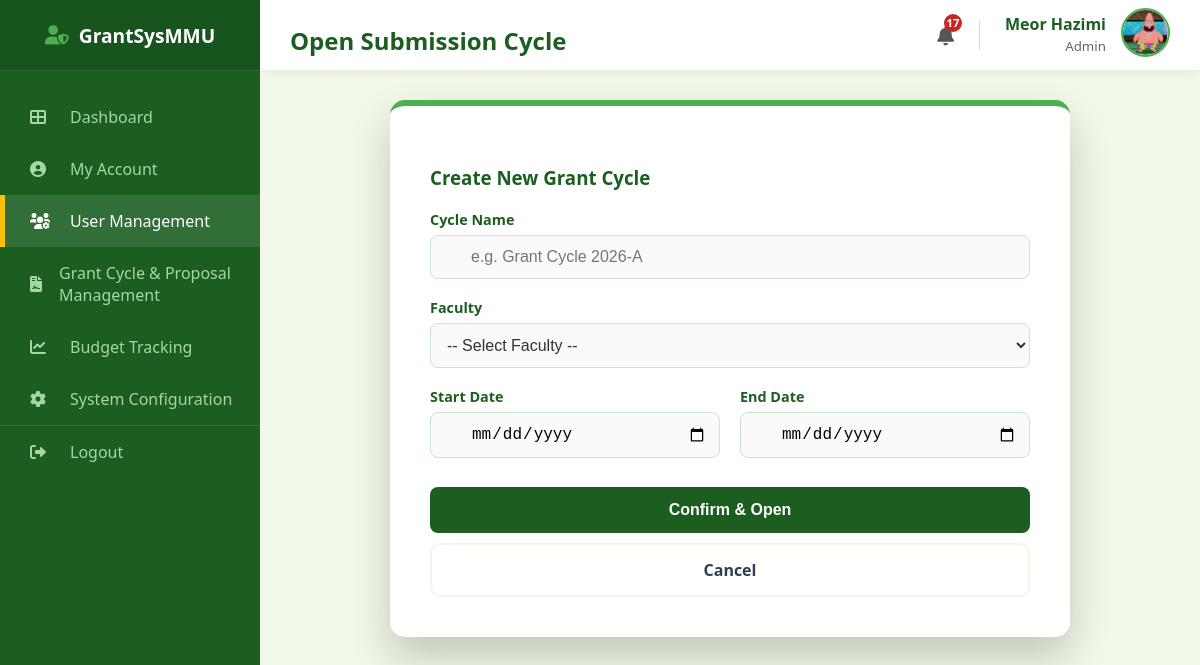
Screenshot of /admin/proposals/open (signed in) with the database file from the repository.
### models.py (models this page shows, shortened)
class User(db.Model):
    __tablename__ = "user"
    mmu_id = db.Column(db.String(15), primary_key=True)
    name = db.Column(db.String(150), nullable=False)
    email = db.Column(db.String(100), unique=True, nullable=False)
    password = db.Column(db.String(100), nullable=False)
    faculty = db.Column(db.String(100), nullable=False)
    user_role = db.Column(db.String(25), nullable=False)
    profile_image = db.Column(db.String(20), nullable=False, default="default.jpg")
    phone_number = db.Column(db.String(20), nullable=True)
    admin_profile = db.relationship(
        "Admin", backref="user_info", uselist=False, cascade="all, delete-orphan"
    )
    researcher_profile = db.relationship(
        "Researcher", backref="user_info", uselist=False, cascade="all, delete-orphan"
    )
    reviewer_profile = db.relationship(
        "Reviewer", backref="user_info", uselist=False, cascade="all, delete-orphan"
    )
    hod_profile = db.relationship(
        "HOD", backref="user_info", uselist=False, cascade="all, delete-orphan"
    )

### routes/admin_routes.py (the view, shortened to what this page needs)
@admin_bp.route("/admin/proposals/open", methods=["GET", "POST"])
def admin_open_cycle():
    if session.get("role") != "Admin":
        return redirect(url_for("admin.admin_login"))
    return render_template(
        "admin_open_cycle.html",
        user=User.query.get(session["user_id"]),
        faculties=Faculty.query.all(),
    )

### main.py (called while the page is built)
@app.context_processor
def inject_notifications():
    if "user_id" in session:
        unread = Notification.query.filter_by(recipient_id=session["user_id"], is_read=False).count()
        return dict(unread_notifications=unread)
    return dict(unread_notifications=0)

### templates/admin_open_cycle.html (shortened to what this page needs)
<!DOCTYPE html>
<html lang="en">
<head>
    <link rel="stylesheet" type="text/css" href="{{ url_for('static', filename='style.css') }}">
    <link rel="stylesheet" href="https://cdnjs.cloudflare.com/ajax/libs/font-awesome/6.0.0/css/all.min.css">
</head>
<body>
    <div class="dashboard-container">
        <div class="sidebar">
            <div class="sidebar-header"><i class="fas fa-user-shield"
                    style="margin-right: 10px; color: var(--secondary-color);"></i> GrantSysMMU</div>
            <ul class="sidebar-menu">
                <li><a href="{{ url_for('admin.admin_dashboard') }}"><i class="fas fa-th-large"></i> Dashboard</a></li>
                <li><a href="{{ url_for('admin.admin_profile') }}"><i class="fas fa-user-circle"></i> My
                        Account</a></li>
                <li class="active"><a href="{{ url_for('admin.admin_user_management') }}"><i class="fas fa-users-cog"></i>
                        User Management</a>
                </li>
                <li><a href="{{ url_for('admin.admin_proposal_management') }}"><i class="fas fa-file-contract"></i> Grant
                        Cycle & Proposal Management</a></li>
                <li><a href="{{ url_for('admin.admin_budget_tracking') }}"><i class="fas fa-chart-line"></i> Budget
                        Tracking</a></li>
                <li><a href="{{ url_for('admin.admin_system_data') }}"><i class="fas fa-cog"></i> System Configuration</a>
                </li>
                <li style="margin-top: auto; border-top: 1px solid rgba(255,255,255,0.1);">
                    <a href="{{ url_for('auth.logout') }}"><i class="fas fa-sign-out-alt"></i> Logout</a>
                </li>
            </ul>
        </div>
        <div class="main-content">
            <div class="top-bar">
                <h2>Open Submission Cycle</h2>
                <div style="display: flex; align-items: center; gap: 25px;">
                    <a href="{{ url_for('auth.view_notifications') }}"
                        style="position: relative; color: #555; font-size: 1.2rem; text-decoration: none;">
                        <i class="fas fa-bell"></i>
                        {% if unread_notifications > 0 %}
                        <span
                            style="position: absolute; top: -8px; right: -8px; background: #c62828; color: white; border-radius: 50%; width: 18px; height: 18px; font-size: 0.7rem; display: flex; align-items: center; justify-content: center; font-weight: bold;">
                            {{ unread_notifications }}
                        </span>
                        {% endif %}
                    </a>
                    <div style="display: flex; align-items: center; gap: 15px;">
                        <div style="text-align: right; line-height: 1.3;">
                            <span style="display: block; font-weight: bold; color: #1b5e20;">{{ user.name }}</span>
                            <small style="color: #666;">Admin</small>
                        </div>
                        <a href="{{ url_for('admin.admin_profile') }}">
                            <img src="{{ url_for('static', filename='profile_pics/' + user.profile_image) }}"
                                alt="Profile"
                                style="width: 45px; height: 45px; border-radius: 50%; object-fit: cover; border: 2px solid #4caf50;">
                        </a>
                    </div>
                </div>
            </div>
            <div class="content-wrapper">
                <div class="login-card" style="max-width: 600px; margin: 0 auto; text-align: left;">
                    <h3 style="color: #1b5e20; margin-bottom: 20px;">Create New Grant Cycle</h3>
                    <form method="POST">
                        <div class="form-group">
                            <label>Cycle Name</label>
                            <input type="text" name="cycle_name" placeholder="e.g. Grant Cycle 2026-A" required>
                        </div>
                        <div class="form-group">
                            <label>Faculty</label>
                            <select name="faculty"
                                style="width: 100%; padding: 12px; border: 1px solid #c8e6c9; border-radius: 8px; background: #fafafa; font-size: 1rem; color: #333;"
                                required>
                                <option value="">-- Select Faculty --</option>
                            </select>
                        </div>
                        <div style="display: grid; grid-template-columns: 1fr 1fr; gap: 20px;">
                            <div class="form-group">
                                <label>Start Date</label>
                                <input type="date" name="start_date" required>
                            </div>
                            <div class="form-group">
                                <label>End Date</label>
                                <input type="date" name="end_date" required>
                            </div>
                        </div>
                        <button type="submit" class="btn-primary">Confirm & Open</button>
                        <a href="{{ url_for('admin.admin_proposal_management') }}" class="btn-outline"
                            style="margin-top: 10px; width: 100%; box-sizing: border-box; text-align: center; display: block; padding: 14px;">Cancel</a>
                    </form>
                </div>
            </div>
        </div>
    </div>
</body>
</html>

### static/style.css (style rules this page uses)
:root { --primary-color: #1b5e20; --secondary-color: #4caf50; --accent-color: #ffc107; --bg-light: #f1f8e9; --white: #ffffff; --text-dark: #2c3e50; --text-muted: #607d8b; --sidebar-width: 260px; --shadow: 0 4px 6px rgba(0, 0, 0, 0.1); }
body { font-family: 'Segoe UI', 'Roboto', Helvetica, Arial, sans-serif; margin: 0; padding: 0; background-color: var(--bg-light); color: var(--text-dark); }
.dashboard-container { display: flex; min-height: 100vh; }
.sidebar { width: var(--sidebar-width); background-color: var(--primary-color); color: white; display: flex; flex-direction: column; position: fixed; height: 100%; z-index: 100; }
.sidebar-header { height: 70px; display: flex; align-items: center; justify-content: center; background-color: rgba(0, 0, 0, 0.1); font-size: 1.2rem; font-weight: bold; border-bottom: 1px solid rgba(255, 255, 255, 0.1); }
.sidebar-menu { list-style: none; padding: 0; margin: 20px 0; }
.sidebar-menu li a { display: flex; align-items: center; padding: 15px 25px; color: #a5d6a7; text-decoration: none; transition: 0.3s; border-left: 5px solid transparent; }
.sidebar-menu li a:hover, .sidebar-menu li.active a { background-color: rgba(255, 255, 255, 0.1); color: white; border-left-color: var(--accent-color); }
.sidebar-menu li a i { width: 30px; margin-right: 10px; }
.main-content { margin-left: var(--sidebar-width); width: calc(100% - var(--sidebar-width)); background-color: var(--bg-light); display: flex; flex-direction: column; min-height: 100vh; }
.top-bar { width: 100%; height: 70px; background: white; display: flex; align-items: center; justify-content: space-between; padding: 0 30px; box-shadow: 0 2px 10px rgba(0, 0, 0, 0.05); box-sizing: border-box; position: sticky; top: 0; z-index: 50; }
body { margin: 0; }
.dashboard-container { display: flex; min-height: 100vh; width: 100%; }
.sidebar { width: 260px; flex-shrink: 0; }
.main-content { flex: 1; display: flex; flex-direction: column; width: 100%; }
.content-wrapper { padding: 30px; }
.btn-primary { background-color: var(--primary-color); color: white; border: none; padding: 14px; width: 100%; font-size: 1rem; font-weight: 600; border-radius: 8px; cursor: pointer; transition: background 0.3s; margin-top: 10px; }
.btn-outline { background: white; border: 2px solid var(--bg-light); color: var(--text-dark); padding: 20px; border-radius: 10px; text-decoration: none; font-weight: 600; transition: all 0.3s; display: flex; flex-direction: column; align-items: center; justify-content: center; }
.form-group { margin-bottom: 1.2rem; text-align: left; }
.form-group label { font-size: 0.9rem; font-weight: 700; color: var(--primary-color); margin-bottom: 6px; display: block; }
.form-group input { width: 100%; padding: 12px 12px 12px 40px; border: 1px solid #c8e6c9; border-radius: 8px; font-size: 1rem; transition: all 0.3s; box-sizing: border-box; background-color: #fafafa; }
.login-card { background: var(--white); padding: 2.5rem; border-radius: 15px; box-shadow: 0 20px 40px rgba(0, 0, 0, 0.2); width: 100%; max-width: 450px; text-align: center; border-top: 6px solid var(--secondary-color); }
h2 { margin-bottom: 0.5rem; color: var(--primary-color); }

### rows the page displays
User: name "Meor Hazimi", profile_image (picture)

### other values shown
{{ unread_notifications }} "17"
